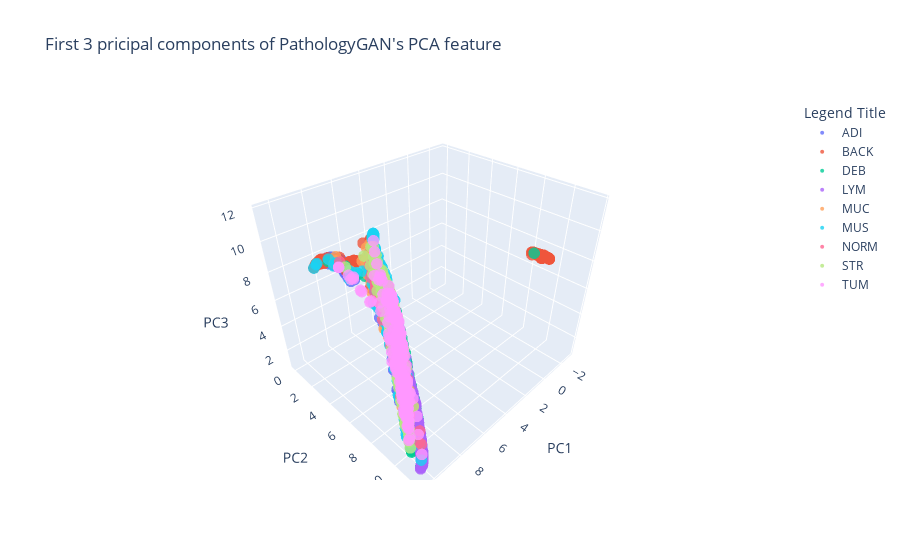

Source (notebook cell):
### Code cell
traces = []
for name in np.unique(labels):
    trace = go.Scatter3d(
        x=test_data[test_label==name,0],
        y=test_data[test_label==name,1],
        z=test_data[test_label==name,2],
        mode='markers',
        name=name,
        marker=go.scatter3d.Marker(
            size=4,
            opacity=0.8
        )

    )
    traces.append(trace)


data = go.Data(traces)
layout = go.Layout(
            showlegend=True,
    scene=go.layout.Scene(
                xaxis=go.layout.scene.XAxis(title='PC1'),
                yaxis=go.layout.scene.YAxis(title='PC2'),
                zaxis=go.layout.scene.ZAxis(title='PC3')
                )
)
fig = go.Figure(data=data, layout=layout)
fig.update_layout(
    title="First 3 pricipal components of PathologyGAN's PCA feature",
    legend_title="Legend Title",
)

fig.show()

### Figure 1 — Plotly figure (JSON) as saved in the notebook; plotly's stock layout.template omitted (floating-point values rounded to 4 significant figures; data arrays with more than 128 entries replaced by an {"elided": "..."} marker saying what was removed)
{"data": [{"marker": {"opacity": 0.8, "size": 4}, "mode": "markers", "name": "ADI", "type": "scatter3d", "x": {"elided": "215 float values"}, "y": {"elided": "215 float values"}, "z": {"elided": "215 float values"}}, {"marker": {"opacity": 0.8, "size": 4}, "mode": "markers", "name": "BACK", "type": "scatter3d", "x": {"elided": "221 float values"}, "y": {"elided": "221 float values"}, "z": {"elided": "221 float values"}}, {"marker": {"opacity": 0.8, "size": 4}, "mode": "markers", "name": "DEB", "type": "scatter3d", "x": {"elided": "220 float values"}, "y": {"elided": "220 float values"}, "z": {"elided": "220 float values"}}, {"marker": {"opacity": 0.8, "size": 4}, "mode": "markers", "name": "LYM", "type": "scatter3d", "x": {"elided": "218 float values"}, "y": {"elided": "218 float values"}, "z": {"elided": "218 float values"}}, {"marker": {"opacity": 0.8, "size": 4}, "mode": "markers", "name": "MUC", "type": "scatter3d", "x": {"elided": "184 float values"}, "y": {"elided": "184 float values"}, "z": {"elided": "184 float values"}}, {"marker": {"opacity": 0.8, "size": 4}, "mode": "markers", "name": "MUS", "type": "scatter3d", "x": {"elided": "286 float values"}, "y": {"elided": "286 float values"}, "z": {"elided": "286 float values"}}, {"marker": {"opacity": 0.8, "size": 4}, "mode": "markers", "name": "NORM", "type": "scatter3d", "x": {"elided": "170 float values"}, "y": {"elided": "170 float values"}, "z": {"elided": "170 float values"}}, {"marker": {"opacity": 0.8, "size": 4}, "mode": "markers", "name": "STR", "type": "scatter3d", "x": {"elided": "197 float values"}, "y": {"elided": "197 float values"}, "z": {"elided": "197 float values"}}, {"marker": {"opacity": 0.8, "size": 4}, "mode": "markers", "name": "TUM", "type": "scatter3d", "x": {"elided": "289 float values"}, "y": {"elided": "289 float values"}, "z": {"elided": "289 float values"}}], "layout": {"legend": {"title": {"text": "Legend Title"}}, "scene": {"xaxis": {"title": {"text": "PC1"}}, "yaxis": {"title": {"text": "PC2"}}, "zaxis": {"title": {"text": "PC3"}}}, "showlegend": true, "title": {"text": "First 3 pricipal components of PathologyGAN's PCA feature"}}}
